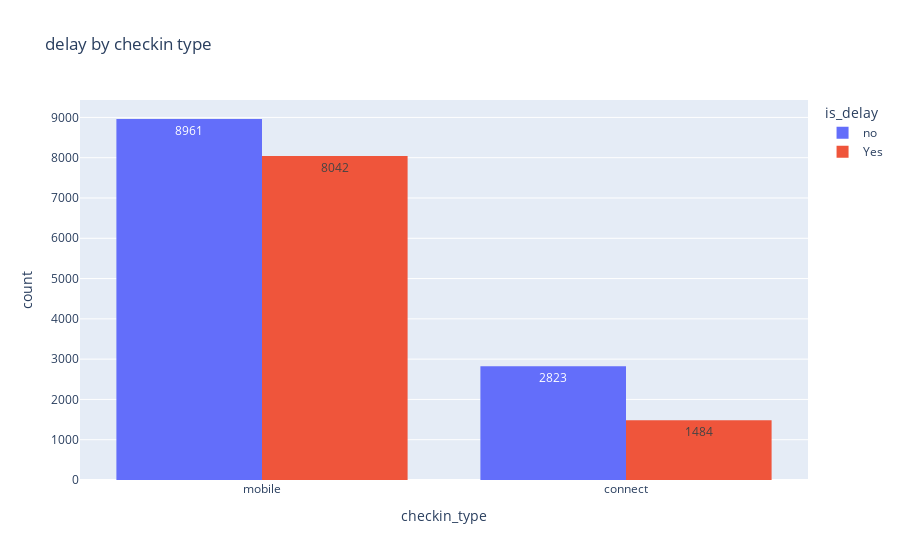

The cell this chart's notebook holds for it:
### Code cell
fig = px.histogram(df_delay, x = 'checkin_type',
                    color = 'is_delay',
                    text_auto = '.0f',
                    barmode = 'group',
                    title = 'delay by checkin type')
fig.show()

### Figure 1 — Plotly figure (JSON) as saved in the notebook; plotly's stock layout.template omitted (floating-point values rounded to 4 significant figures; data arrays with more than 128 entries replaced by an {"elided": "..."} marker saying what was removed)
{"data": [{"alignmentgroup": "True", "bingroup": "x", "hovertemplate": "is_delay=no<br>checkin_type=%{x}<br>count=%{y}<extra></extra>", "legendgroup": "no", "marker": {"color": "#636efa", "pattern": {"shape": ""}}, "name": "no", "offsetgroup": "no", "orientation": "v", "showlegend": true, "texttemplate": "%{value:.0f}", "type": "histogram", "x": {"elided": "11784 str values"}, "xaxis": "x", "yaxis": "y"}, {"alignmentgroup": "True", "bingroup": "x", "hovertemplate": "is_delay=Yes<br>checkin_type=%{x}<br>count=%{y}<extra></extra>", "legendgroup": "Yes", "marker": {"color": "#EF553B", "pattern": {"shape": ""}}, "name": "Yes", "offsetgroup": "Yes", "orientation": "v", "showlegend": true, "texttemplate": "%{value:.0f}", "type": "histogram", "x": {"elided": "9526 str values"}, "xaxis": "x", "yaxis": "y"}], "layout": {"barmode": "group", "legend": {"title": {"text": "is_delay"}, "tracegroupgap": 0}, "title": {"text": "delay by checkin type"}, "xaxis": {"anchor": "y", "domain": [0, 1], "title": {"text": "checkin_type"}}, "yaxis": {"anchor": "x", "domain": [0, 1], "title": {"text": "count"}}}}
